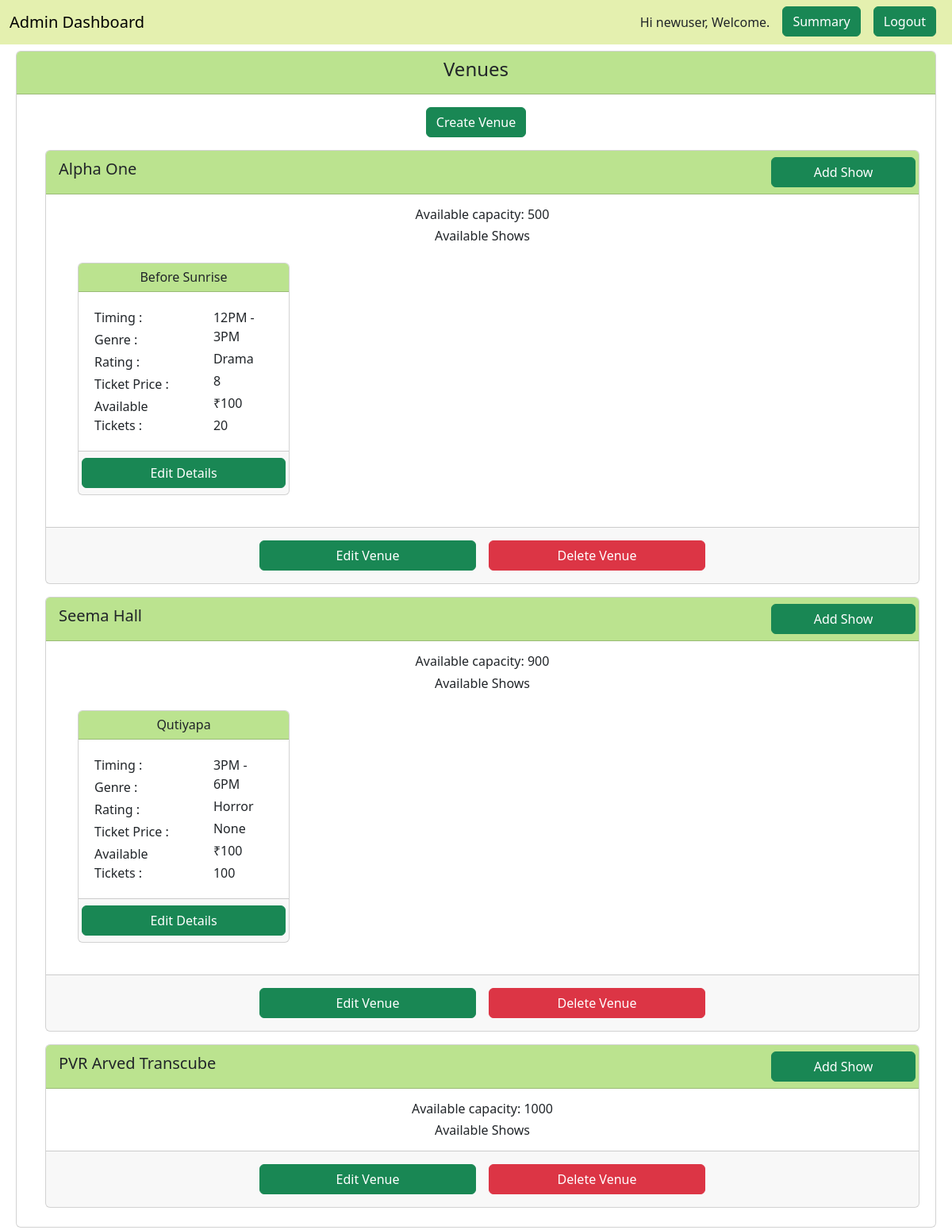
The app's page /admin_dashboard (signed in) with its own data.
### application/models.py (models this page shows)
class User(db.Model, UserMixin):
    __tablename__='user'
    id=db.Column(db.Integer, autoincrement=True, primary_key=True)
    email=db.Column(db.String, unique=True)
    username=db.Column(db.String)
    password=db.Column(db.String(255))
    active=db.Column(db.Boolean())
    roles=db.relationship('Role', secondary="roles_users")
    fs_uniquifier = db.Column(db.String, unique=True, nullable=False)

class venue(db.Model):
    __tablename__='venue'
    venue_id=db.Column(db.Integer, autoincrement=True, primary_key=True)
    venue_name=db.Column(db.String, unique=True)
    venue_place=db.Column(db.String)
    venue_location=db.Column(db.String)
    venue_capacity=db.Column(db.Integer)
    venue_show=db.relationship("show", secondary="show_venue", backref="show_venue")

class show(db.Model):
    __tablename__='show'
    show_id=db.Column(db.Integer, autoincrement=True, primary_key=True)
    show_name=db.Column(db.String)
    show_timing=db.Column(db.String)
    show_rating=db.Column(db.Integer)
    show_tags=db.Column(db.String)
    show_ticketprice=db.Column(db.Integer)

class show_venue(db.Model):
    __tablename__='show_venue'
    show_venue_id=db.Column(db.Integer, primary_key=True, autoincrement=True)
    show_id=db.Column(db.Integer, db.ForeignKey("show.show_id"), nullable=False)
    venue_id=db.Column(db.Integer, db.ForeignKey("venue.venue_id"), nullable=False)
    available_tickets=db.Column(db.Integer, nullable=True)

### application/views.py (the view)
@app.route("/admin_dashboard", methods=["GET", "POST"])
@login_required
@roles_required('admin')
def admin_dashboard():
    venues=venue.query.all()
    shows=show.query.all()
    show_venues=show_venue.query.all()
    genres = ['Action', 'Comedy', 'Drama', 'Horror','Mythology', 'Romance', 'Science Fiction', 'Thriller', 'Fantasy', 'Animation', 'Adventure']
    locations = ['Ahmedabad', 'Bangalore', 'Chennai', 'Delhi', 'Hyderabad', 'Jaipur', 'Kanpur', 'Kolkata', 'Lucknow', 'Mumbai', 'Nagpur', 'Patna', 'Pune', 'Surat', 'Thane', 'Vadodara', 'Varanasi', 'Bhopal', 'Coimbatore', 'Visakhapatnam']
    timings=['9AM - 12PM','12PM - 3PM','3PM - 6PM','6PM - 9PM','9PM - 12AM']
    return render_template("admin_dashboard.html", venues=venues, shows=shows, show_venues=show_venues,genres=genres,locations=locations,timings=timings)

### templates/admin_dashboard.html (shortened to what this page needs)
<!DOCTYPE html>
<html lang="en">
<head>
	<link href="https://cdn.jsdelivr.net/npm/bootstrap@5.3.0-alpha1/dist/css/bootstrap.min.css" rel="stylesheet">
</head>
<body>
<nav class="navbar navbar-expand-lg navbar-light p-0" style="background-color: #E4F0AF">
	<div class="container-fluid">
	  <a class="navbar-brand" href="{{ url_for('admin_dashboard') }}">Admin Dashboard</a>
	  <div class="d-flex flex-row-reverse">
		  <div class="collapse navbar-collapse col-4 " id="navbarSupportedContent">
			  <ul class="navbar-nav">
				  <li class="nav-item p-2 my-2 text-center">{% if current_user.is_authenticated %}Hi {{current_user.username}}, Welcome.{% endif %}</li>
				  <li class="nav-item p-2"><a class="nav-item btn btn-success" href="{{ url_for('admin_summary') }}">Summary</a></li>
				  <li class="nav-item p-2"><a class="nav-item btn btn-success" href="{{ url_for('security.logout') }}">Logout</a></li>
			  </ul>
		  </div>
	  </div>
	</div>
  </nav>
<div class="container-fluid">
	<div class="card m-2">
		<div class="card-header" style="background-color: #BBE38F">
			<h4 class="card-title text-center">Venues</h4>
		</div>
		<div class="card-body">
			<div class="container-fluid">
				<div class="row justify-content-center">
					<button class="col-4 btn btn-success col-sm-auto mb-2" data-bs-toggle="modal" data-bs-target="#create_venue">Create Venue</button>
				</div>
				<div class="row justify-content-center">
					{% for venue in venues %}
					<div class="row">
						<div class="card m-2 p-0">
							<div class="card-header" style="background-color: #BBE38F">
								<div class="row">
									<h5 class="col-10 card-title align-self-center">{{ venue["venue_name"] }}</h5>
									<button class="col-2 btn btn-success" data-bs-toggle="modal" data-bs-target="#{{ venue['venue_id'] }}create_show">Add Show</button>
								</div>
							</div>
							<div class="card-body">
								<div class="container">
									<div class="row justify-content-center">
										<p class="col-12 card-text text-center h6">Available capacity: {{ venue['venue_capacity'] }}</p>
										<p class="col-12 card-text text-center h6">Available Shows</p>
									</div>
									<div class="row">
									{% for show in shows %}
									{% for show_venue in show_venues %}
									{% if venue["venue_id"] == show_venue["venue_id"] and show["show_id"] == show_venue["show_id"] %}
									<div class="card col-3 m-4 p-0">
										<div class="card-header p-2" style="background-color: #BBE38F">
											<div class="row justify-content-center">
												<h6 class="col-6 card-title text-center m-0">{{ show["show_name"] }}</h6>
											</div>
										</div>
										<div class="card-body">
											<div class="row">
												<div class="col-7 text-start">
													<p class="card-text m-1">Timing :</p>
													<p class="card-text m-1">Genre :</p>
													<p class="card-text m-1">Rating :</p>
													<p class="card-text m-1">Ticket Price :</p>
													<p class="card-text m-1">Available Tickets :</p>
												</div>
												<div class="col-5 text-start">
													<p class="card-text m-1">{{ show["show_timing"] }}</p>
													<p class="card-text m-1">{{ show["show_tags"] }}</p>
													<p class="card-text m-1">{{ show["show_rating"] }}</p>
													<p class="card-text m-1">&#x20B9;{{ show["show_ticketprice"] }}</p>
													<p class="card-text m-1">{{ show_venue["available_tickets"] }}</p>
												</div>
											</div>
										</div>
										<div class="card-footer">
											<div class="row">
												<button class="col-12 btn btn-success" data-bs-toggle="modal" data-bs-target="#{{ show['show_id'] }}view_show">Edit Details</button>
											</div>
										</div>
									</div>
									{% endif %}
									{% endfor %}
									{% endfor %}
									</div>
								</div>
							</div>
							<div class="card-footer">
								<div class="row justify-content-center">
									<button class="col-3 btn btn-success m-2" data-bs-toggle="modal" data-bs-target="#{{ venue['venue_id'] }}edit_venue">Edit Venue</button>
									<a  href="/delete/venue/{{ venue.venue_id }}" type="button" class="col-3 btn btn-danger m-2" id="venue_btn">Delete Venue</a>
								</div>
							</div>
						</div>
					</div>
					{% endfor %}
				</div>
			</div>
		</div>
	</div>
</div>
</body>
</html>

### records on screen
User: username "newuser"
venue: venue_name "Alpha One", venue_capacity "500"
show: show_name "Before Sunrise", show_timing "12PM - 3PM", show_tags "Drama", show_rating "8", show_ticketprice "100"
show_venue: available_tickets "20"
venue: venue_name "Seema Hall", venue_capacity "900"
show: show_name "Qutiyapa", show_timing "3PM - 6PM", show_tags "Horror", show_rating "None", show_ticketprice "100"
show_venue: available_tickets "100"
venue: venue_name "PVR Arved Transcube", venue_capacity "1000"
